Frame 1 (no input): blank canvas, image omitted
Frame 60 (no input): blank canvas, image omitted
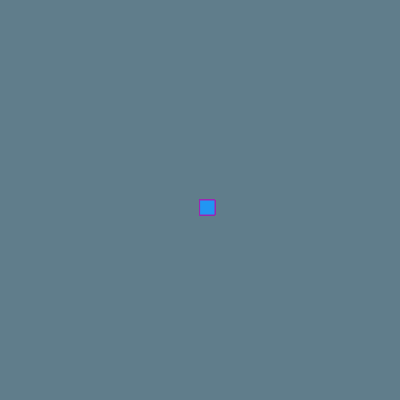
Frame 120 (the mouse pressed at the canvas centre since frame 60)

The p5.js sketch whose frames 1 and 60 were blank and that drew this single picture after the mouse press (run headless with seeded random() and noise() and a simulated clock; from frame 60 on, the mouse is pressed at the canvas centre):

// p5.js sketch
// ── sketch.js
function setup() {
  createCanvas(400, 400);
   background("#607D8B");
}

function draw() {

 
  //console.log(mouseIsPressed);
  
  if(mouseIsPressed){
      rect(mouseX, mouseY, 15, 15)
  }
  
  fill("#2196F3")
  stroke("#9C27B0")

  }
